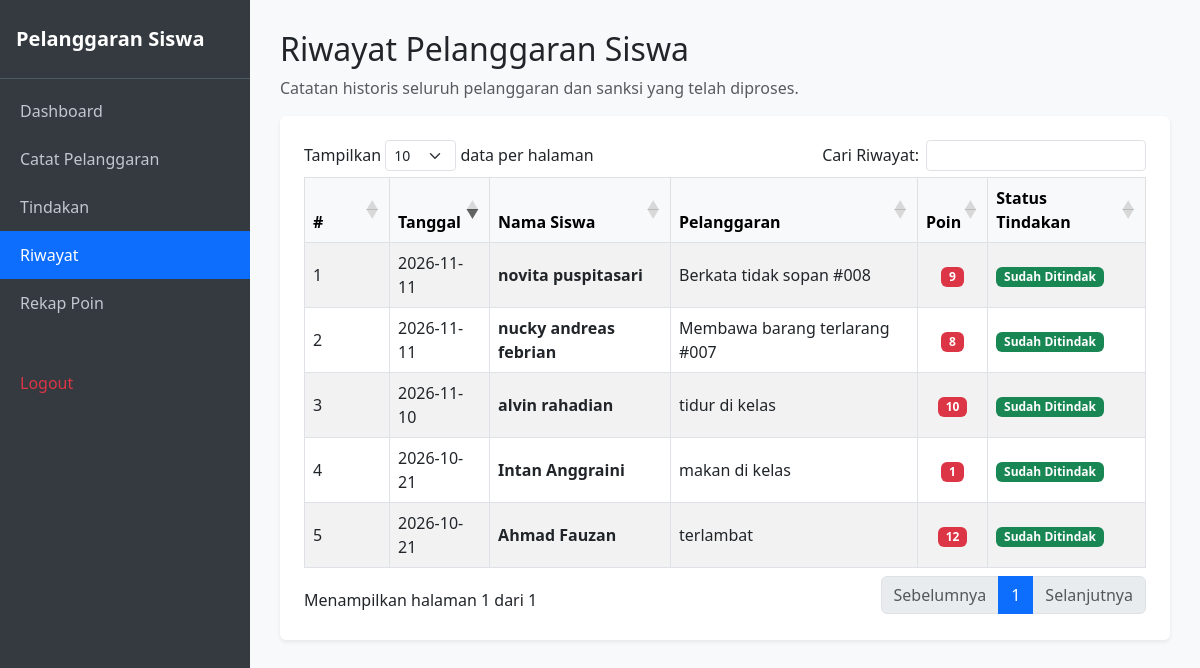
Before: /riwayat.php (signed in) with the older database file.
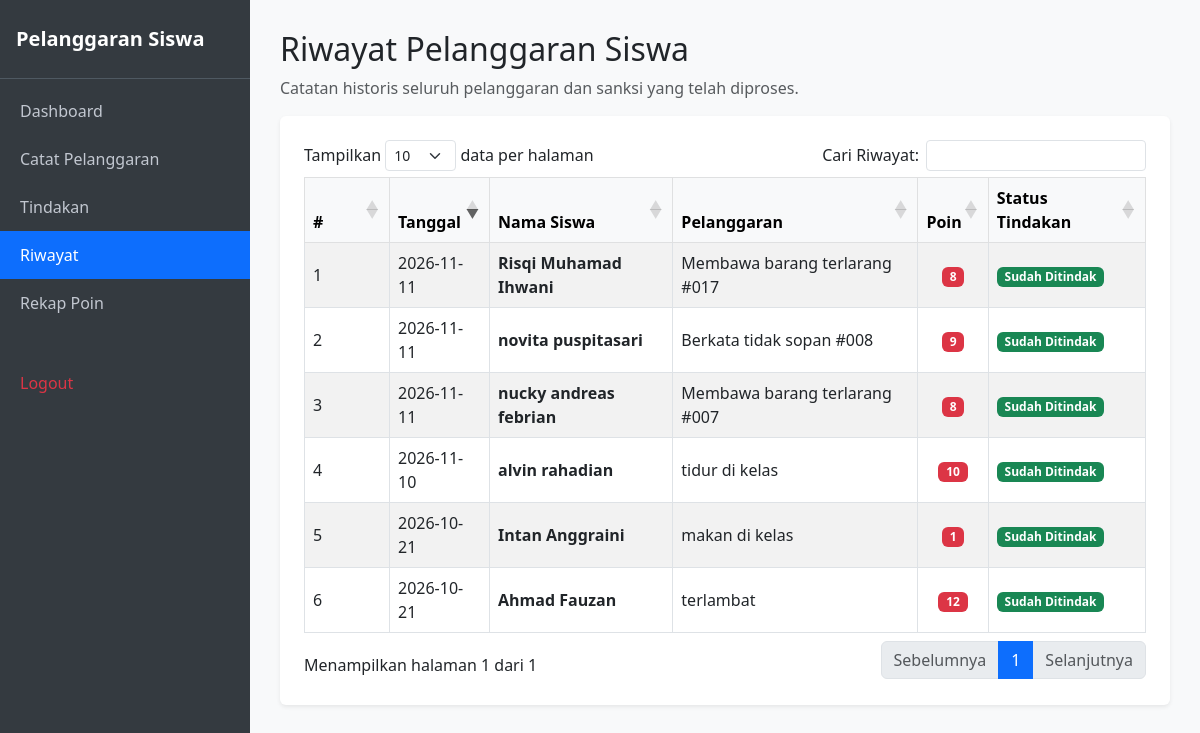
After: the same page with the newer database file.
### tables this page shows
CREATE TABLE `t_pelanggaran` (
  `id` int(11) NOT NULL,
  `pelanggaran_kategori_id` int(11) DEFAULT NULL,
  `kode` varchar(30) DEFAULT NULL,
  `nama` varchar(150) DEFAULT NULL,
  `poin` int(11) NOT NULL,
  `deskripsi` text NOT NULL,
  `status_aktif` tinyint(1) NOT NULL,
  `created_at` timestamp NOT NULL DEFAULT current_timestamp(),
  `updated_at` timestamp NOT NULL DEFAULT current_timestamp(),
  `id_t_siswa` int(11) NOT NULL,
  `pelanggaran` varchar(255) NOT NULL,
  `tanggal` date DEFAULT NULL,
  `status_tindakan` varchar(100) NOT NULL DEFAULT 'Perlu Tindakan'
);

CREATE TABLE `t_siswa` (
  `id` int(11) NOT NULL,
  `nis` varchar(30) DEFAULT NULL,
  `nisn` varchar(20) NOT NULL,
  `nama` varchar(150) DEFAULT NULL,
  `jenis_kelamin` char(1) NOT NULL,
  `tanggal_lahir` date NOT NULL,
  `alamat` text NOT NULL,
  `status_aktif` tinyint(1) NOT NULL,
  `created_at` timestamp NOT NULL DEFAULT current_timestamp(),
  `updated_at` timestamp NOT NULL DEFAULT current_timestamp()
);

### riwayat.php (the view, shortened to what this page needs)
<?php
include 'config/koneksi.php';
$query_riwayat = mysqli_query($koneksi, "
    SELECT
        p.id,
        p.tanggal,
        p.pelanggaran,
        p.poin,
        p.status_tindakan,
        s.nama AS nama_siswa,
        s.nis
    FROM t_pelanggaran p
    LEFT JOIN t_siswa s ON p.id_t_siswa = s.id
    WHERE p.status_tindakan IN ('Sudah Ditindak', 'Selesai')
    ORDER BY p.id DESC
");
?>
<!DOCTYPE html>
<html lang="id">
<head>
    <link href="https://cdn.jsdelivr.net/npm/bootstrap@5.3.0/dist/css/bootstrap.min.css" rel="stylesheet">
    <link rel="stylesheet" href="https://cdn.datatables.net/1.13.6/css/dataTables.bootstrap5.min.css">
</head>
<body>
<div class="sidebar">
    <div class="brand">Pelanggaran Siswa</div>
    <div class="nav flex-column mt-2">
        <a href="dashboard_guru.php">Dashboard</a>
        <a href="catat_pelanggaran.php">Catat Pelanggaran</a>
        <a href="tindakan.php">Tindakan</a>
        <a href="riwayat.php" class="active">Riwayat</a>
        <a href="rekap_poin.php">Rekap Poin</a>
        <a href="logout.php" class="text-danger">Logout</a>
    </div>
</div>
<div class="content">
    <h2>Riwayat Pelanggaran Siswa</h2>
    <p class="text-muted">
        Catatan historis seluruh pelanggaran dan sanksi yang telah diproses.
    </p>
    <div class="card p-4 shadow-sm border-0">
        <div class="table-responsive">
            <table id="tabelRiwayat"
                   class="table table-bordered table-striped align-middle mb-0"
                   style="width:100%">
                <thead class="table-light">
                    <tr>
                        <th style="width:50px;">#</th>
                        <th>Tanggal</th>
                        <th>Nama Siswa</th>
                        <th>Pelanggaran</th>
                        <th class="text-center">Poin</th>
                        <th>Status Tindakan</th>
                    </tr>
                </thead>
                <tbody>
                <?php
                $no = 1;
                if (mysqli_num_rows($query_riwayat) > 0):
                    while ($row = mysqli_fetch_assoc($query_riwayat)):
                        $nama = !empty($row['nama_siswa'])
                            ? $row['nama_siswa']
                            : 'Siswa Tidak Ditemukan';
                        $pelanggaran = $row['pelanggaran'] ?? '-';
                        $tanggal = $row['tanggal'] ?? '-';
                        $poin = $row['poin'] ?? 0;
                        $status = $row['status_tindakan'];
                ?>
                    <tr>
                        <td><?= $no++; ?></td>
                        <td>
                            <?= htmlspecialchars($tanggal); ?>
                        </td>
                        <td>
                            <b><?= htmlspecialchars($nama); ?></b>
                        </td>
                        <td>
                            <?= htmlspecialchars($pelanggaran); ?>
                        </td>
                        <td class="text-center">
                            <span class="badge bg-danger">
                                <?= htmlspecialchars($poin); ?>
                            </span>
                        </td>
                        <td>
                            <span class="badge bg-success">
                                <?= htmlspecialchars($status); ?>
                            </span>
                        </td>
                    </tr>
                <?php
                    endwhile;
                endif; ?>
                </tbody>
            </table>
        </div>
    </div>
</div>
</body>
</html>

Changed rows visible on the page:
added t_pelanggaran: tanggal "2026-11-11", id_t_siswa.nama "Risqi Muhamad Ihwani", pelanggaran "Membawa barang terlarang #017", poin "8", status_tindakan "Sudah Ditindak"
